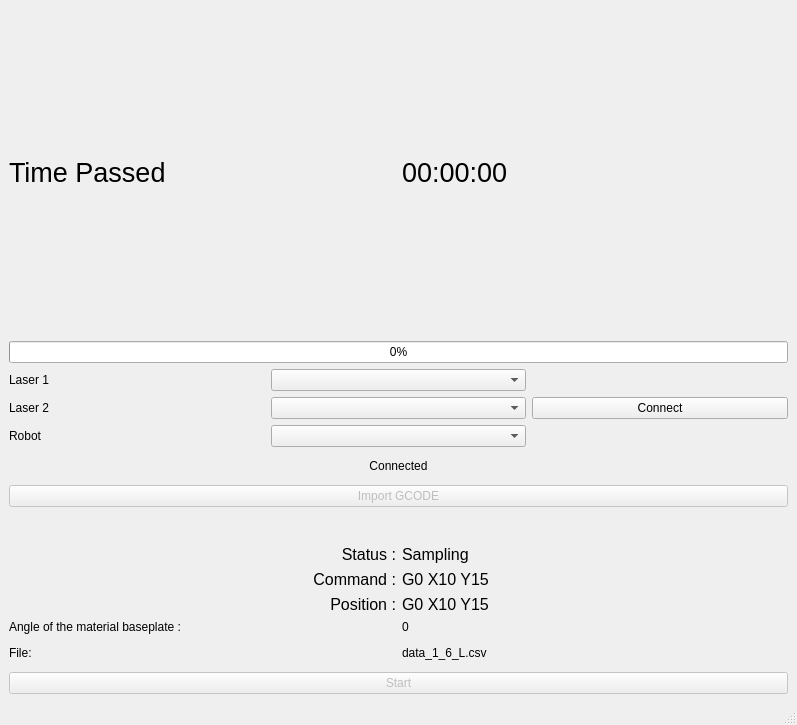
<?xml version="1.0" encoding="UTF-8"?>
<ui version="4.0">
 <class>MainWindow</class>
 <widget class="QMainWindow" name="MainWindow">
  <property name="geometry">
   <rect>
    <x>0</x>
    <y>0</y>
    <width>797</width>
    <height>725</height>
   </rect>
  </property>
  <property name="windowTitle">
   <string>DAQ Dev II - GUI</string>
  </property>
  <widget class="QWidget" name="centralwidget">
   <layout class="QVBoxLayout" name="verticalLayout_5">
    <item>
     <layout class="QHBoxLayout" name="horizontalLayout_3">
      <item>
       <widget class="QLabel" name="label_Timepassed_name">
        <property name="font">
         <font>
          <pointsize>20</pointsize>
          <weight>50</weight>
          <bold>false</bold>
         </font>
        </property>
        <property name="text">
         <string>Time Passed</string>
        </property>
       </widget>
      </item>
      <item>
       <widget class="QLabel" name="label_Timepassed">
        <property name="font">
         <font>
          <pointsize>20</pointsize>
          <weight>50</weight>
          <bold>false</bold>
         </font>
        </property>
        <property name="text">
         <string>00:00:00</string>
        </property>
       </widget>
      </item>
     </layout>
    </item>
    <item>
     <widget class="QProgressBar" name="progressBar">
      <property name="value">
       <number>0</number>
      </property>
     </widget>
    </item>
    <item>
     <layout class="QVBoxLayout" name="verticalLayout_4">
      <item>
       <layout class="QVBoxLayout" name="verticalLayout_3">
        <item>
         <layout class="QHBoxLayout" name="horizontalLayout">
          <item>
           <layout class="QVBoxLayout" name="verticalLayout_2">
            <item>
             <widget class="QLabel" name="label_Laser_1_name">
              <property name="text">
               <string>Laser 1</string>
              </property>
             </widget>
            </item>
            <item>
             <widget class="QLabel" name="label_Laser_2_name">
              <property name="text">
               <string>Laser 2</string>
              </property>
             </widget>
            </item>
            <item>
             <widget class="QLabel" name="label_Robot_name">
              <property name="text">
               <string>Robot</string>
              </property>
             </widget>
            </item>
           </layout>
          </item>
          <item>
           <layout class="QVBoxLayout" name="verticalLayout">
            <item>
             <widget class="QComboBox" name="comboBox_UART_Laser1">
              <property name="currentText">
               <string/>
              </property>
             </widget>
            </item>
            <item>
             <widget class="QComboBox" name="comboBox_UART_Laser2"/>
            </item>
            <item>
             <widget class="QComboBox" name="comboBox_UART_Robot"/>
            </item>
           </layout>
          </item>
          <item>
           <widget class="QPushButton" name="pushButton_UART_connect">
            <property name="enabled">
             <bool>true</bool>
            </property>
            <property name="text">
             <string>Connect</string>
            </property>
           </widget>
          </item>
         </layout>
        </item>
        <item>
         <widget class="QLabel" name="label_4">
          <property name="layoutDirection">
           <enum>Qt::LeftToRight</enum>
          </property>
          <property name="text">
           <string>Connected</string>
          </property>
          <property name="alignment">
           <set>Qt::AlignCenter</set>
          </property>
         </widget>
        </item>
        <item>
         <widget class="QPushButton" name="pushButton_import_GCODE">
          <property name="enabled">
           <bool>false</bool>
          </property>
          <property name="text">
           <string>Import GCODE</string>
          </property>
         </widget>
        </item>
        <item>
         <widget class="QLabel" name="label_imported_gcode">
          <property name="text">
           <string/>
          </property>
          <property name="alignment">
           <set>Qt::AlignCenter</set>
          </property>
         </widget>
        </item>
        <item>
         <layout class="QGridLayout" name="gridLayout">
          <item row="1" column="0">
           <widget class="QLabel" name="label_Command_name">
            <property name="font">
             <font>
              <pointsize>12</pointsize>
             </font>
            </property>
            <property name="text">
             <string>Command :</string>
            </property>
            <property name="alignment">
             <set>Qt::AlignRight|Qt::AlignTrailing|Qt::AlignVCenter</set>
            </property>
           </widget>
          </item>
          <item row="0" column="1">
           <widget class="QLabel" name="label_Status">
            <property name="font">
             <font>
              <pointsize>12</pointsize>
             </font>
            </property>
            <property name="text">
             <string>Sampling</string>
            </property>
            <property name="alignment">
             <set>Qt::AlignLeading|Qt::AlignLeft|Qt::AlignVCenter</set>
            </property>
           </widget>
          </item>
          <item row="2" column="1">
           <widget class="QLabel" name="label_position">
            <property name="font">
             <font>
              <pointsize>12</pointsize>
             </font>
            </property>
            <property name="text">
             <string>G0 X10 Y15</string>
            </property>
            <property name="alignment">
             <set>Qt::AlignLeading|Qt::AlignLeft|Qt::AlignVCenter</set>
            </property>
           </widget>
          </item>
          <item row="2" column="0">
           <widget class="QLabel" name="label_Position_name">
            <property name="font">
             <font>
              <pointsize>12</pointsize>
             </font>
            </property>
            <property name="text">
             <string>Position :</string>
            </property>
            <property name="alignment">
             <set>Qt::AlignRight|Qt::AlignTrailing|Qt::AlignVCenter</set>
            </property>
           </widget>
          </item>
          <item row="3" column="1">
           <widget class="QLabel" name="label_angle">
            <property name="text">
             <string>0</string>
            </property>
           </widget>
          </item>
          <item row="1" column="1">
           <widget class="QLabel" name="label_Command">
            <property name="font">
             <font>
              <pointsize>12</pointsize>
             </font>
            </property>
            <property name="text">
             <string>G0 X10 Y15</string>
            </property>
            <property name="alignment">
             <set>Qt::AlignLeading|Qt::AlignLeft|Qt::AlignVCenter</set>
            </property>
           </widget>
          </item>
          <item row="3" column="0">
           <widget class="QLabel" name="label_angle_name">
            <property name="text">
             <string>Angle of the material baseplate :</string>
            </property>
           </widget>
          </item>
          <item row="0" column="0">
           <widget class="QLabel" name="label_Status_name">
            <property name="font">
             <font>
              <pointsize>12</pointsize>
             </font>
            </property>
            <property name="text">
             <string>Status :</string>
            </property>
            <property name="alignment">
             <set>Qt::AlignRight|Qt::AlignTrailing|Qt::AlignVCenter</set>
            </property>
           </widget>
          </item>
         </layout>
        </item>
        <item>
         <layout class="QHBoxLayout" name="horizontalLayout_4"/>
        </item>
        <item>
         <layout class="QVBoxLayout" name="verticalLayout_6"/>
        </item>
        <item>
         <layout class="QHBoxLayout" name="horizontalLayout_2">
          <item>
           <widget class="QLabel" name="label_File_name">
            <property name="enabled">
             <bool>true</bool>
            </property>
            <property name="sizePolicy">
             <sizepolicy hsizetype="Minimum" vsizetype="Minimum">
              <horstretch>0</horstretch>
              <verstretch>0</verstretch>
             </sizepolicy>
            </property>
            <property name="text">
             <string>File:</string>
            </property>
           </widget>
          </item>
          <item>
           <widget class="QLabel" name="label_File">
            <property name="text">
             <string>data_1_6_L.csv</string>
            </property>
           </widget>
          </item>
         </layout>
        </item>
        <item>
         <widget class="QPushButton" name="pushButton_start">
          <property name="enabled">
           <bool>false</bool>
          </property>
          <property name="text">
           <string>Start</string>
          </property>
         </widget>
        </item>
       </layout>
      </item>
     </layout>
    </item>
   </layout>
  </widget>
  <widget class="QMenuBar" name="menubar">
   <property name="geometry">
    <rect>
     <x>0</x>
     <y>0</y>
     <width>797</width>
     <height>26</height>
    </rect>
   </property>
  </widget>
  <widget class="QStatusBar" name="statusbar"/>
 </widget>
 <resources/>
 <connections/>
</ui>
